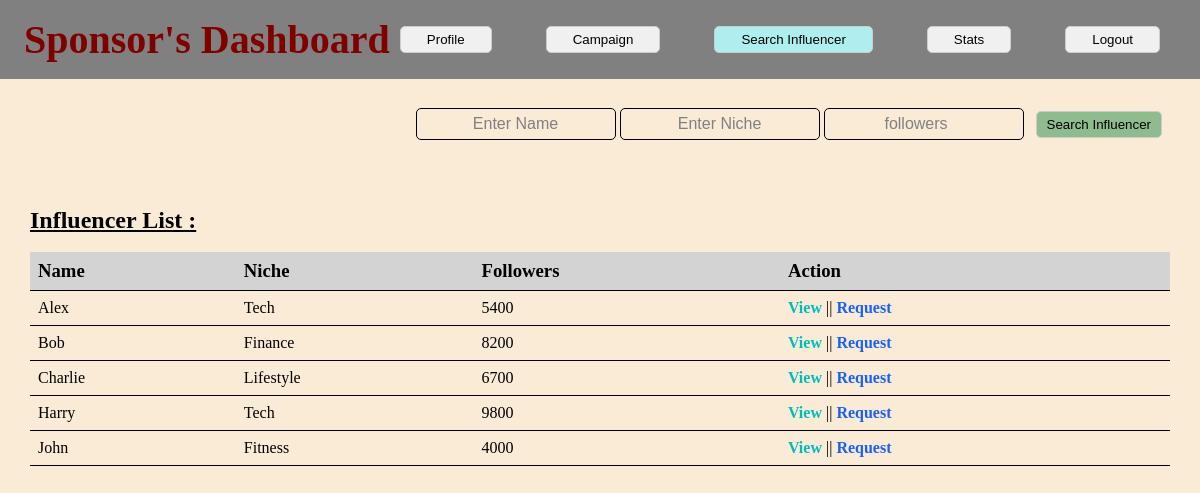
The page /sponsor/1/search_influencer on the database its author committed.
### website/models.py (models this page shows)
class Influencer(db.Model, UserMixin):
    __tablename__="Influencer"
    id=db.Column(db.Integer, primary_key=True)
    role=db.Column(db.String, default='Influencer', nullable=False)
    fullname=db.Column(db.String, nullable=False)
    email=db.Column(db.String, nullable=False)
    username=db.Column(db.String, nullable=False, unique=True)
    pwd=db.Column(db.String, nullable=False)
    niche=db.Column(db.String, nullable=False)
    platform=db.Column(db.String, nullable=False)
    followers=db.Column(db.Integer, nullable=False)
    rating=db.Column(db.Float, default=None)
    earning=db.Column(db.Integer, nullable=False, default=0)
    is_flag=db.Column(db.Boolean, nullable=False, default=False)
    ad_request=db.relationship('Ad_request', backref='Influencer')
    Review=db.relationship('Review', backref='Influencer')

### website/sponsor.py (the view, shortened to what this page needs)
@sponsor.route('/<int:spon_id>/search_influencer', methods=['GET','POST'])
def search_influencer(spon_id):
    spon = Sponsor.query.filter_by(id=spon_id).first()
    infs = Influencer.query.all()
    return render_template('/sponsor/dash_find.html', infs=infs, spon=spon)

### website/templates/sponsor/dash_find.html (shortened to what this page needs)
<!DOCTYPE html>
<html lang="en">
<head>
    <link rel="stylesheet" href="/static/style.css">
</head>
<body>
    <nav class="navbar">
        <h1>Sponsor's Dashboard</h1>
        <div>
            <button><a href="/sponsor/dash_profile/{{spon.username}}">Profile</a></button>
            <button><a href="/sponsor/dash_campaign/{{spon.id}}">Campaign</a></button>
            <button class="open_button"><a href="/sponsor/dash_find/{{spon.id}}">Search Influencer</a></button>
            <button><a href="/sponsor/dash_stats/{{spon.id}}">Stats</a></button>
            <button><a href="/auth/user_logout">Logout</a></button>
        </div>
    </nav>
    <div class="dashboard">
        <div class="search-filter">
                <form action="/sponsor/{{spon.id}}/search_influencer" method="POST">
                    <input type="text" name="name" placeholder="Enter Name">
                    <input type="text" name="niche" placeholder="Enter Niche">
                    <input type="number" name="followers" placeholder="followers">
                    <button class="accept_button">Search Influencer</button>
                </form>
        </div>
        <h2><u>Influencer List :</u></h2>
        <br>
        {% if infs %}
        <table class="view_table">
            <thead class="table_head">
                <tr>
                    <td><h3>Name</h3></td>
                    <td><h3>Niche</h3></td>
                    <td><h3>Followers</h3></td>
                    <td><h3>Action</h3></td>
                </tr>
            </thead>
            <tbody>
                {% for inf in infs %}
                <tr>
                    <td>{{inf.fullname}}</td>
                    <td>{{inf.niche}}</td>
                    <td>{{inf.followers}}</td>
                    <td>
                        <a class="view_link" href="/sponsor/{{spon.id}}/view_influencer/{{inf.id}}">View</a> ||
                        <a class="active_link" href="/sponsor/{{spon.id}}/create_request/{{inf.id}}">Request</a>
                  </td>
                </tr>
                {% endfor %}
            </tbody>
        </table>
        {% else %}
        <h3>No Influencers registered</h3>
        {% endif %}
        </div>
</body>
</html>

### website/static/style.css (style rules this page uses)
* { margin: 0; padding: 0; }
body { background-color:antiquewhite; }
h1 { margin-top: 20px; font-size: 40px; text-align: center; color: maroon; }
input { height: 4vmin; width: 30vmin; border: none; background-color:antiquewhite; border-radius: 2vmin; padding-left: 2vmin; }
input::placeholder { text-align: center; color: gray; }
a { text-decoration: none; }
.dashboard { width: 95%; margin: 0 auto; }
.dashboard button { background-color: #f0f0f0; border: 1px solid #ccc; padding: 5px 10px; border-radius: 5px; margin-left: 10px; cursor: pointer; margin-right: 5vmin; }
button a { text-decoration: none; color: black; margin: 2vmin; height:4vmin; width: 10vmin; }
.navbar button { background-color: #f0f0f0; border: 1px solid #ccc; padding: 5px 10px; border-radius: 5px; margin-left: 10px; cursor: pointer; margin-right: 5vmin; }
.navbar .open_button { background-color: paleturquoise; }
.navbar { text-align: center; background-color: gray; display: flex; justify-content: space-between; align-items: center; }
.navbar h1 { margin-left: 3vmin; margin-top: 2vmin; margin-bottom: 2vmin; }
.search-filter { height: 10vmin; margin-top: 3vmin; display: flex; justify-content: right; }
.search-filter input { padding: 10px; width: 200px; box-sizing: border-box; border: 1px solid black; border-radius: 5px; font-size: 16px; }
.dashboard .accept_button { background-color: darkseagreen; margin: 1vmin; }
.view_table { border-collapse: collapse; width: 100%; text-align: justify; }
.table_head { background-color: lightgray; }
td, th { border-bottom: 1px solid black; text-align: left; padding: 8px; }
.dashboard .view_link { color: rgb(0, 189, 189); font-weight: bold; }
.dashboard .active_link { color: rgb(28, 97, 246); font-weight: bold; }

### rows shown on the page
Influencer: fullname "Alex", niche "Tech", followers "5400"
Influencer: fullname "Bob", niche "Finance", followers "8200"
Influencer: fullname "Charlie", niche "Lifestyle", followers "6700"
Influencer: fullname "Harry", niche "Tech", followers "9800"
Influencer: fullname "John", niche "Fitness", followers "4000"
